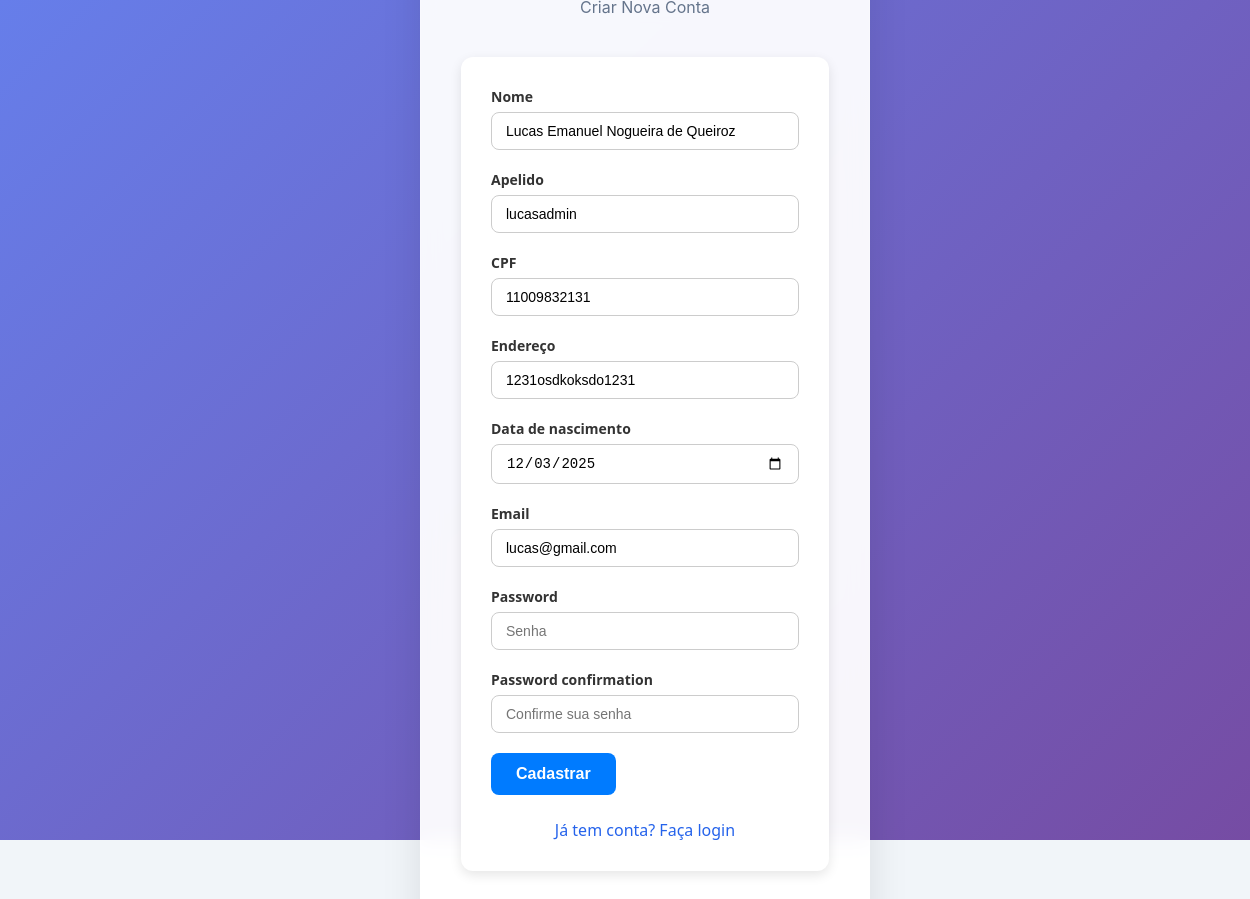
Page /profile/update/11 on the committed database.
### stock/models.py (models this page shows, shortened)
class AdaptedUser(AbstractUser):
    name = models.CharField(max_length=100, null=False)
    cpf = models.CharField(max_length=11, unique=True, null=False)
    address = models.CharField(max_length=50, null=False)
    birthDate = models.DateField(null=True)
    email = models.EmailField(max_length=254, null=False)

### stock/views.py (the view, shortened to what this page needs)
# urls.py: path("profile/update/<int:pk>", views.UserUpdateView.as_view(), name="userUpdate"),
class UserUpdateView(UpdateView):
    model = AdaptedUser
    form_class = AdaptedUserCreationForm
    template_name = "stock/register.html"
    success_url = reverse_lazy("userProfile")

### stock/templates/stock/register.html (shortened to what this page needs)
{% load static %}
<!DOCTYPE html>
<html lang="pt-BR">
<head>
    <link href="{% static 'css/main.css' %}" rel="stylesheet">
    <link href="{% static 'css/auth.css' %}" rel="stylesheet">
</head>
<body class="auth-body">
<div class="auth-container">
    <div class="auth-card">
        <div class="auth-header">
            <p class="auth-subtitle">Criar Nova Conta</p>
        </div>
        <form method="post" enctype="multipart/form-data">
            {% for field in form %}
            <div class="form-group">
                <label for="{{ field.id_for_label }}">{{ field.label }}</label>
                {{ field }}
            </div>
            {% endfor %}
            <button type="submit" class="btn-primary">Cadastrar</button>
            <div class="auth-links">
                <a href="{% url 'login' %}">Já tem conta? Faça login</a>
            </div>
        </form>
    </div>
</div>
</body>
</html>

### static/css/main.css (style rules this page uses)
html, body { margin: 0; padding: 0; width: 100%; height: 100%; font-family: -apple-system, BlinkMacSystemFont, "Segoe UI", Roboto, Oxygen, Ubuntu, Cantarell, sans-serif; background: #f1f5f9; }
.btn-primary { background: #2563eb; color: white; padding: 10px 16px; border-radius: 8px; text-decoration: none; font-weight: 600; }
form { max-width: 600px; margin: 40px auto; padding: 30px; background-color: #ffffff; border-radius: 12px; box-shadow: 0 4px 12px rgba(0, 0, 0, 0.1); font-family: 'Segoe UI', Tahoma, Geneva, Verdana, sans-serif; }
.form-group { display: flex; flex-direction: column; margin-bottom: 20px; }
.form-group label { margin-bottom: 6px; font-weight: 600; color: #333333; font-size: 14px; }
.form-group input, .form-group select, .form-group textarea { padding: 10px 14px; border: 1px solid #ccc; border-radius: 8px; font-size: 14px; transition: border 0.3s, box-shadow 0.3s; }
button.btn-primary { background-color: #007BFF; color: #fff; border: none; padding: 12px 25px; font-size: 16px; border-radius: 8px; cursor: pointer; transition: background-color 0.3s, transform 0.2s; }

### static/css/auth.css (style rules this page uses)
.auth-body { background: linear-gradient(135deg, #667eea 0%, #764ba2 100%); min-height: 100vh; display: flex; align-items: center; justify-content: center; padding: 20px; }
.auth-container { width: 100%; max-width: 450px; }
.auth-card { background: rgba(255, 255, 255, 0.95); backdrop-filter: blur(10px); border-radius: 20px; padding: 40px; box-shadow: 0 20px 40px rgba(0, 0, 0, 0.1); border: 1px solid rgba(255, 255, 255, 0.2); }
.auth-header { text-align: center; margin-bottom: 32px; }
.auth-subtitle { color: #64748b; font-size: 16px; margin: 0; }
.auth-links { text-align: center; margin-top: 24px; }
.auth-links a { color: #2563eb; text-decoration: none; font-weight: 500; transition: color 0.2s ease; }

### rows in the picture
AdaptedUser: form "Lucas Emanuel Nogueira de Queiroz" "lucasadmin" "11009832131" "1231osdkoksdo1231" "12/03/2025" "lucas@gmail.com"

### other values in the picture
{{ field.label }} "Nome" "Apelido" "CPF" "Endereço" "Data de nascimento" "Email" "Password" "Password confirmation"
